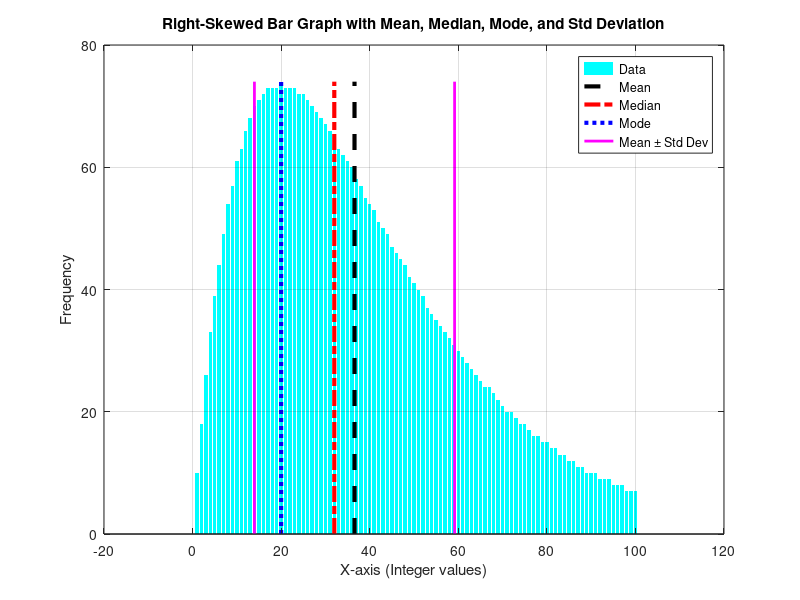

Recreate this plot in MATLAB.
% Right skewed distribution
clear all;
close all;
clc;

n = 100; % Upper limit
x = 0:n; % X-axis values
t = 5/n;
y = round(10 * (x) .* exp(-t * (x))); % Right-skewed distribution

% Compute Mean
mean_val = sum(x .* y) / sum(y);

% Compute Median
cdf = cumsum(y) / sum(y); % Cumulative distribution
median_index = find(cdf >= 0.5, 1); % Find the first index where CDF ≥ 0.5
median_val = x(median_index);

% Compute Mode (Index with Maximum Frequency)
[~, mode_index] = max(y);
mode_val = x(mode_index);

% Compute Standard Deviation
mean_x = mean_val; % Already computed
std_dev = sqrt(sum(y .* (x - mean_x).^2) / sum(y));

% Plot Bar Graph
figure;
b = bar(x, y, 'c'); % Cyan bars
set(b, 'EdgeColor', 'none'); % Removes the border
hold on;

% Plot Mean, Median, Mode, and Standard Deviation as Vertical Lines
y_max = max(y); % To extend lines properly
plot([mean_val mean_val], [0 y_max], 'k--', 'LineWidth', 3); % Mean (Black Dashed)
plot([median_val median_val], [0 y_max], 'r-.', 'LineWidth', 3); % Median (Red Dash-Dot)
plot([mode_val mode_val], [0 y_max], 'b:', 'LineWidth', 3); % Mode (Blue Dotted)


% Plot Mean + Std and Mean - Std Lines
plot([mean_val + std_dev mean_val + std_dev], [0 y_max], 'm-', 'LineWidth', 2); % Mean + Std (Magenta Line)
plot([mean_val - std_dev mean_val - std_dev], [0 y_max], 'm-', 'LineWidth', 2); % Mean - Std (Magenta Line)

% Labels and Legend
xlabel('X-axis (Integer values)');
ylabel('Frequency');
title('Right-Skewed Bar Graph with Mean, Median, Mode, and Std Deviation');
legend({'Data', 'Mean', 'Median', 'Mode', 'Mean ± Std Dev'}, 'Location', 'northeast');
grid on;
hold off;

% Display Results
fprintf('Mean: %.2f\n', mean_val);
fprintf('Median: %.2f\n', median_val);
fprintf('Mode: %.2f\n', mode_val);
fprintf('Standard Deviation: %.2f\n', std_dev);
